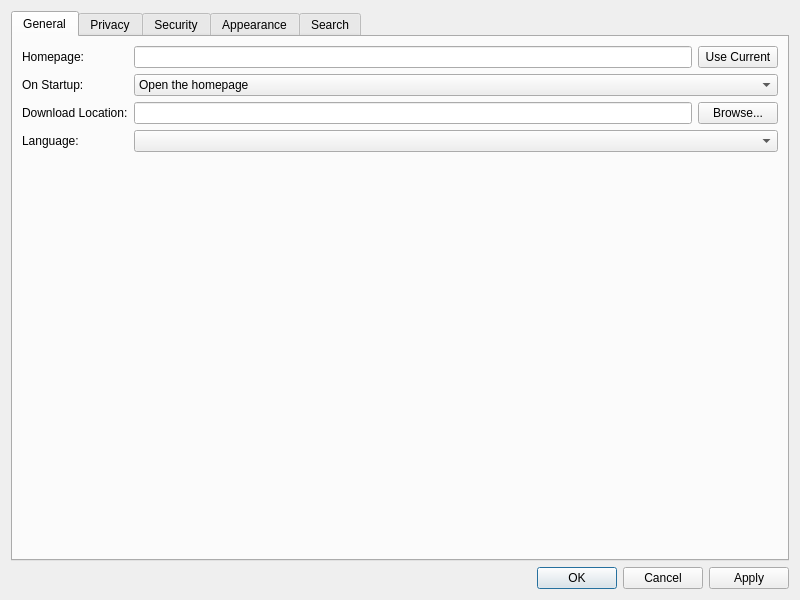
<?xml version="1.0" encoding="UTF-8"?>
<ui version="4.0">
 <class>SettingsDialog</class>
 <widget class="QDialog" name="SettingsDialog">
  <property name="geometry">
   <rect>
    <x>0</x>
    <y>0</y>
    <width>800</width>
    <height>600</height>
   </rect>
  </property>
  <property name="windowTitle">
   <string>Settings</string>
  </property>
  <layout class="QVBoxLayout" name="verticalLayout">
   <item>
    <widget class="QTabWidget" name="tabWidget">
     <property name="currentIndex">
      <number>0</number>
     </property>
     <widget class="QWidget" name="generalTab">
      <attribute name="title">
       <string>General</string>
      </attribute>
      <layout class="QFormLayout" name="formLayout">
       <item row="0" column="0">
        <widget class="QLabel" name="homepageLabel">
         <property name="text">
          <string>Homepage:</string>
         </property>
        </widget>
       </item>
       <item row="0" column="1">
        <layout class="QHBoxLayout" name="horizontalLayout">
         <item>
          <widget class="QLineEdit" name="homepageEdit"/>
         </item>
         <item>
          <widget class="QPushButton" name="useCurrentButton">
           <property name="text">
            <string>Use Current</string>
           </property>
          </widget>
         </item>
        </layout>
       </item>
       <item row="1" column="0">
        <widget class="QLabel" name="startupLabel">
         <property name="text">
          <string>On Startup:</string>
         </property>
        </widget>
       </item>
       <item row="1" column="1">
        <widget class="QComboBox" name="startupComboBox">
         <item>
          <property name="text">
           <string>Open the homepage</string>
          </property>
         </item>
         <item>
          <property name="text">
           <string>Open new tab page</string>
          </property>
         </item>
         <item>
          <property name="text">
           <string>Continue where you left off</string>
          </property>
         </item>
        </widget>
       </item>
       <item row="2" column="0">
        <widget class="QLabel" name="downloadPathLabel">
         <property name="text">
          <string>Download Location:</string>
         </property>
        </widget>
       </item>
       <item row="2" column="1">
        <layout class="QHBoxLayout" name="horizontalLayout_2">
         <item>
          <widget class="QLineEdit" name="downloadPathEdit"/>
         </item>
         <item>
          <widget class="QPushButton" name="browseButton">
           <property name="text">
            <string>Browse...</string>
           </property>
          </widget>
         </item>
        </layout>
       </item>
       <item row="3" column="0">
        <widget class="QLabel" name="languageLabel">
         <property name="text">
          <string>Language:</string>
         </property>
        </widget>
       </item>
       <item row="3" column="1">
        <widget class="QComboBox" name="languageComboBox"/>
       </item>
      </layout>
     </widget>
     <widget class="QWidget" name="privacyTab">
      <attribute name="title">
       <string>Privacy</string>
      </attribute>
      <layout class="QVBoxLayout" name="verticalLayout_2">
       <item>
        <widget class="QGroupBox" name="trackingGroupBox">
         <property name="title">
          <string>Tracking</string>
         </property>
         <layout class="QVBoxLayout" name="verticalLayout_3">
          <item>
           <widget class="QCheckBox" name="doNotTrackCheckBox">
            <property name="text">
             <string>Send "Do Not Track" request with browsing traffic</string>
            </property>
           </widget>
          </item>
         </layout>
        </widget>
       </item>
       <item>
        <widget class="QGroupBox" name="cookiesGroupBox">
         <property name="title">
          <string>Cookies</string>
         </property>
         <layout class="QVBoxLayout" name="verticalLayout_4">
          <item>
           <widget class="QRadioButton" name="allowAllCookiesRadio">
            <property name="text">
             <string>Allow all cookies</string>
            </property>
           </widget>
          </item>
          <item>
           <widget class="QRadioButton" name="blockThirdPartyCookiesRadio">
            <property name="text">
             <string>Block third-party cookies</string>
            </property>
           </widget>
          </item>
          <item>
           <widget class="QRadioButton" name="blockAllCookiesRadio">
            <property name="text">
             <string>Block all cookies</string>
            </property>
           </widget>
          </item>
         </layout>
        </widget>
       </item>
       <item>
        <widget class="QGroupBox" name="clearDataGroupBox">
         <property name="title">
          <string>Clear Data</string>
         </property>
         <layout class="QVBoxLayout" name="verticalLayout_5">
          <item>
           <widget class="QCheckBox" name="clearOnExitCheckBox">
            <property name="text">
             <string>Clear the following when you quit Brouser:</string>
            </property>
           </widget>
          </item>
          <item>
           <widget class="QCheckBox" name="clearHistoryCheckBox">
            <property name="text">
             <string>Browsing history</string>
            </property>
           </widget>
          </item>
          <item>
           <widget class="QCheckBox" name="clearCookiesCheckBox">
            <property name="text">
             <string>Cookies and site data</string>
            </property>
           </widget>
          </item>
          <item>
           <widget class="QCheckBox" name="clearCacheCheckBox">
            <property name="text">
             <string>Cached images and files</string>
            </property>
           </widget>
          </item>
          <item>
           <widget class="QCheckBox" name="clearPasswordsCheckBox">
            <property name="text">
             <string>Saved passwords</string>
            </property>
           </widget>
          </item>
         </layout>
        </widget>
       </item>
      </layout>
     </widget>
     <widget class="QWidget" name="securityTab">
      <attribute name="title">
       <string>Security</string>
      </attribute>
      <layout class="QVBoxLayout" name="verticalLayout_6">
       <item>
        <widget class="QGroupBox" name="protectionGroupBox">
         <property name="title">
          <string>Protection</string>
         </property>
         <layout class="QVBoxLayout" name="verticalLayout_7">
          <item>
           <widget class="QCheckBox" name="phishingCheckBox">
            <property name="text">
             <string>Protect you against dangerous sites</string>
            </property>
           </widget>
          </item>
          <item>
           <widget class="QCheckBox" name="malwareCheckBox">
            <property name="text">
             <string>Warn you about potentially harmful downloads</string>
            </property>
           </widget>
          </item>
         </layout>
        </widget>
       </item>
       <item>
        <widget class="QGroupBox" name="passwordsGroupBox">
         <property name="title">
          <string>Passwords</string>
         </property>
         <layout class="QVBoxLayout" name="verticalLayout_8">
          <item>
           <widget class="QCheckBox" name="savePasswordsCheckBox">
            <property name="text">
             <string>Offer to save passwords</string>
            </property>
           </widget>
          </item>
          <item>
           <widget class="QCheckBox" name="autoFillCheckBox">
            <property name="text">
             <string>Auto-fill saved passwords</string>
            </property>
           </widget>
          </item>
         </layout>
        </widget>
       </item>
      </layout>
     </widget>
     <widget class="QWidget" name="appearanceTab">
      <attribute name="title">
       <string>Appearance</string>
      </attribute>
      <layout class="QVBoxLayout" name="verticalLayout_9">
       <item>
        <widget class="QGroupBox" name="themeGroupBox">
         <property name="title">
          <string>Theme</string>
         </property>
         <layout class="QVBoxLayout" name="verticalLayout_10">
          <item>
           <widget class="QRadioButton" name="systemThemeRadio">
            <property name="text">
             <string>Use system theme</string>
            </property>
           </widget>
          </item>
          <item>
           <widget class="QRadioButton" name="lightThemeRadio">
            <property name="text">
             <string>Light</string>
            </property>
           </widget>
          </item>
          <item>
           <widget class="QRadioButton" name="darkThemeRadio">
            <property name="text">
             <string>Dark</string>
            </property>
           </widget>
          </item>
         </layout>
        </widget>
       </item>
       <item>
        <widget class="QGroupBox" name="fontGroupBox">
         <property name="title">
          <string>Fonts</string>
         </property>
         <layout class="QFormLayout" name="formLayout_2">
          <item row="0" column="0">
           <widget class="QLabel" name="defaultFontLabel">
            <property name="text">
             <string>Default font:</string>
            </property>
           </widget>
          </item>
          <item row="0" column="1">
           <widget class="QFontComboBox" name="defaultFontComboBox"/>
          </item>
          <item row="1" column="0">
           <widget class="QLabel" name="fontSizeLabel">
            <property name="text">
             <string>Font size:</string>
            </property>
           </widget>
          </item>
          <item row="1" column="1">
           <widget class="QSpinBox" name="fontSizeSpinBox">
            <property name="minimum">
             <number>8</number>
            </property>
            <property name="maximum">
             <number>72</number>
            </property>
            <property name="value">
             <number>16</number>
            </property>
           </widget>
          </item>
         </layout>
        </widget>
       </item>
      </layout>
     </widget>
     <widget class="QWidget" name="searchTab">
      <attribute name="title">
       <string>Search</string>
      </attribute>
      <layout class="QVBoxLayout" name="verticalLayout_11">
       <item>
        <widget class="QGroupBox" name="searchEngineGroupBox">
         <property name="title">
          <string>Search Engine</string>
         </property>
         <layout class="QFormLayout" name="formLayout_3">
          <item row="0" column="0">
           <widget class="QLabel" name="defaultSearchLabel">
            <property name="text">
             <string>Default search engine:</string>
            </property>
           </widget>
          </item>
          <item row="0" column="1">
           <widget class="QComboBox" name="defaultSearchComboBox"/>
          </item>
         </layout>
        </widget>
       </item>
       <item>
        <widget class="QGroupBox" name="suggestionsGroupBox">
         <property name="title">
          <string>Suggestions</string>
         </property>
         <layout class="QVBoxLayout" name="verticalLayout_12">
          <item>
           <widget class="QCheckBox" name="searchSuggestionsCheckBox">
            <property name="text">
             <string>Show search suggestions</string>
            </property>
           </widget>
          </item>
         </layout>
        </widget>
       </item>
      </layout>
     </widget>
    </widget>
   </item>
   <item>
    <widget class="QDialogButtonBox" name="buttonBox">
     <property name="orientation">
      <enum>Qt::Horizontal</enum>
     </property>
     <property name="standardButtons">
      <set>QDialogButtonBox::Apply|QDialogButtonBox::Cancel|QDialogButtonBox::Ok</set>
     </property>
    </widget>
   </item>
  </layout>
 </widget>
 <resources/>
 <connections>
  <connection>
   <sender>buttonBox</sender>
   <signal>accepted()</signal>
   <receiver>SettingsDialog</receiver>
   <slot>accept()</slot>
   <hints>
    <hint type="sourcelabel">
     <x>248</x>
     <y>254</y>
    </hint>
    <hint type="destinationlabel">
     <x>157</x>
     <y>274</y>
    </hint>
   </hints>
  </connection>
  <connection>
   <sender>buttonBox</sender>
   <signal>rejected()</signal>
   <receiver>SettingsDialog</receiver>
   <slot>reject()</slot>
   <hints>
    <hint type="sourcelabel">
     <x>316</x>
     <y>260</y>
    </hint>
    <hint type="destinationlabel">
     <x>286</x>
     <y>274</y>
    </hint>
   </hints>
  </connection>
 </connections>
</ui> 
